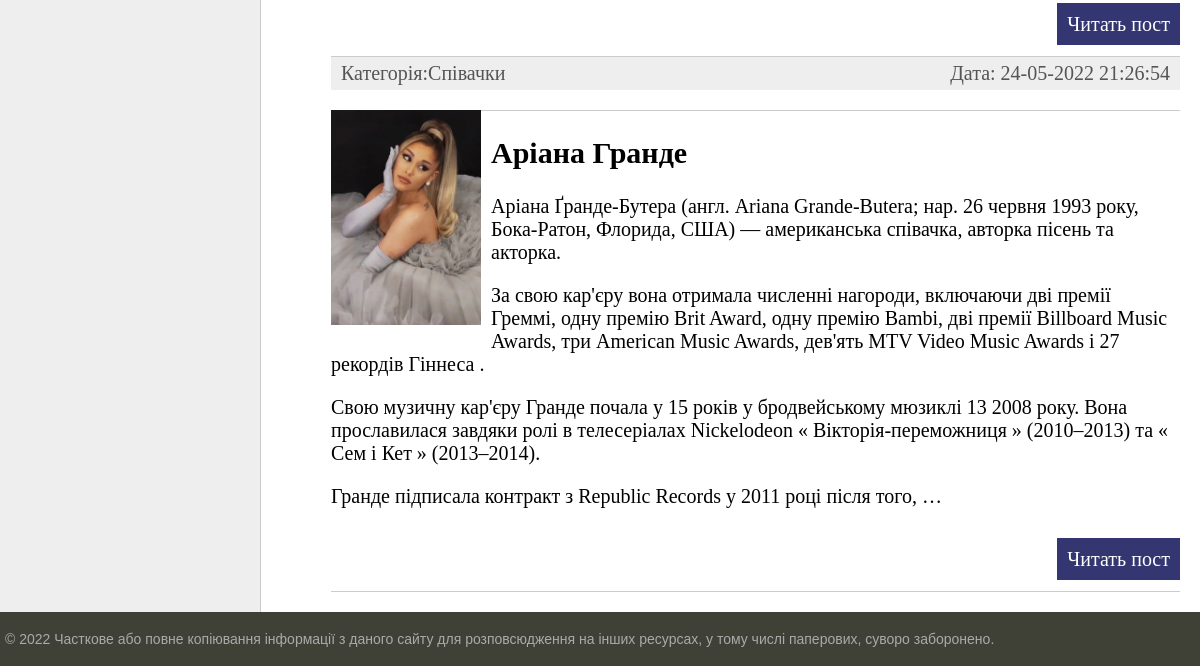
The app's page / (lower part), older data.
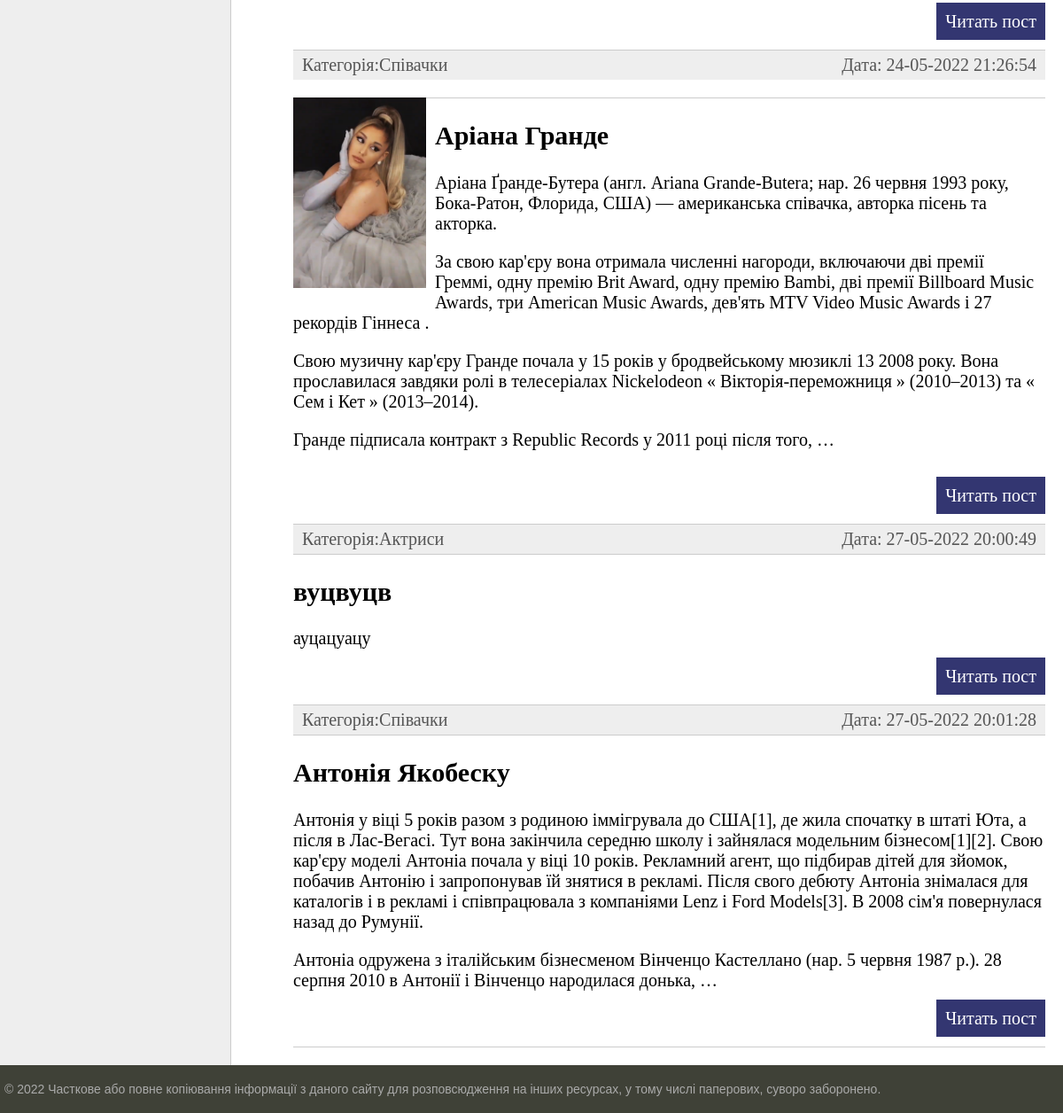
The same page, newer data.
### women/models.py (models this page shows, shortened)
class Women(models.Model):
    title = models.CharField(max_length=100, verbose_name='Заговолок')
    slug = models.SlugField(max_length=255, unique=True, db_index=True, verbose_name="URL")
    content = models.TextField(blank=True, verbose_name='Зміст')
    photo = models.ImageField(upload_to='photos/%Y/%m/%d/')
    time_create = models.DateTimeField(auto_now_add=True)
    time_update = models.DateTimeField(auto_now=True)
    is_published = models.BooleanField(default=True, verbose_name='Опубліковано')
    cat = models.ForeignKey('Category', on_delete=models.PROTECT, null=True, verbose_name='Категорія')
    def get_absolute_url(self):
        return reverse('post', kwargs={'post_id': self.pk})
    class Meta:
        verbose_name = 'Відомі жінки'
        verbose_name_plural = 'Відомі жінки'
        ordering = ['time_create', 'title']

class Category(models.Model):
     name = models.CharField(max_length=100, db_index=True, verbose_name = 'Категорія')
     def __str__(self):
         return self.name
     def get_absolute_url(self):
         return reverse('category', kwargs={'cat_id': self.pk})
     class Meta:
        verbose_name = 'Категорія'
        verbose_name_plural = 'Категорії'
        ordering = ['id']

### women/views.py (the view)
# urls.py: path('', index, name='home'),
def index(request):
    posts = Women.objects.all()
    contexst = {
        'posts': posts,
        'title': 'Головна сторінка',
        'cat_selected': 0
    }
    return render(request, 'women/index.html', contexst)

### women/templatetags/women_tags.py (called while the page is built)
@register.inclusion_tag('women/list_categories.html')
def show_categories(sort=None, cat_selected=0):
    if not sort:
        cats = Category.objects.all()
    else:
        cats = Category.objects.order_by(sort)
    return {'cats': cats, 'cat_selected': cat_selected}

@register.inclusion_tag('women/main_menu.html')
def main_menu():
    return {'menu': menu}

### women/templates/women/index.html (shortened to what this page needs)
{% extends 'women/base.html' %}
{% block content %}
<ul class="list-articles">
	{% for p in posts %}
    <li><div class="article-panel">
        <p class="first">Категорія:{{ p.cat }}</p>
        <p class="last">Дата: {{ p.time_update|date:"d-m-Y H:i:s" }}</p>
    </div>
    {% if p.photo %}
        <p><img class="img-article-left thumb" src="{{ p.photo.url }}"></p>
    {% endif %}
			<li><h2>{{p.title}}</h2>
	{% autoescape on %}
	{{ p.content|linebreaks|truncatewords:100 }}
	{% endautoescape %}
			<p class="link-read-post"><a href="{{ p.get_absolute_url }}">Читать пост</a></p>
			</li>
	{% endfor %}
</ul>
{% endblock %}

Row changes from the older to the newer data that the page shows:
added Women: cat "Актриси", time_update "27-05-2022 20:00:49", title "вуцвуцв", content "ауцацуацу"
added Women: cat "Співачки", time_update "27-05-2022 20:01:28", title "Антонія Якобеску", content "Антонія у віці 5 років разом з родиною іммігрувала до США[1], де жила спочатку в штаті Юта, а після в Лас-Вегасі. Тут вона закінчила середню школу і зайнялася модельним бізнесом[1][2]. Свою кар'єру моделі Антоніа почала у віці 10 років. Рекламний агент, що підбирав дітей для зйомок, побачив Антонію і запропонував їй знятися в рекламі. Після свого дебюту Антоніа знімалася для каталогів і в рекламі і співпрацювала з компаніями Lenz і Ford Models[3]. В 2008 сім'я повернулася назад до Румунії. Антоніа одружена з італійським бізнесменом Вінченцо Кастеллано (нар. 5 червня 1987 р.). 28 серпня 2010 в Антонії і Вінченцо народилася донька, …"
